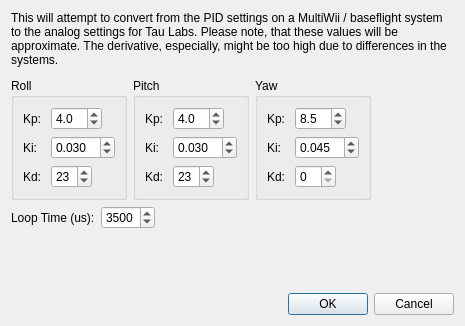
<?xml version="1.0" encoding="UTF-8"?>
<ui version="4.0">
 <class>ConvertMWRate</class>
 <widget class="QDialog" name="ConvertMWRate">
  <property name="geometry">
   <rect>
    <x>0</x>
    <y>0</y>
    <width>465</width>
    <height>326</height>
   </rect>
  </property>
  <property name="windowTitle">
   <string>Convert MW Rate Settings</string>
  </property>
  <layout class="QVBoxLayout" name="verticalLayout">
   <item>
    <widget class="QLabel" name="label_8">
     <property name="text">
      <string>This will attempt to convert from the PID settings on a MultiWii / baseflight system to the analog settings for Tau Labs. Please note, that these values will be approximate. The derivative, especially, might be too high due to differences in the systems.</string>
     </property>
     <property name="wordWrap">
      <bool>true</bool>
     </property>
    </widget>
   </item>
   <item>
    <spacer name="verticalSpacer_2">
     <property name="orientation">
      <enum>Qt::Vertical</enum>
     </property>
     <property name="sizeType">
      <enum>QSizePolicy::Fixed</enum>
     </property>
     <property name="sizeHint" stdset="0">
      <size>
       <width>20</width>
       <height>5</height>
      </size>
     </property>
    </spacer>
   </item>
   <item>
    <layout class="QHBoxLayout" name="horizontalLayout">
     <item>
      <widget class="QGroupBox" name="groupBox">
       <property name="title">
        <string>Roll</string>
       </property>
       <layout class="QFormLayout" name="formLayout_3">
        <property name="fieldGrowthPolicy">
         <enum>QFormLayout::FieldsStayAtSizeHint</enum>
        </property>
        <item row="0" column="0">
         <widget class="QLabel" name="label">
          <property name="text">
           <string>Kp: </string>
          </property>
         </widget>
        </item>
        <item row="0" column="1">
         <widget class="QDoubleSpinBox" name="rollKp">
          <property name="decimals">
           <number>1</number>
          </property>
          <property name="maximum">
           <double>10.000000000000000</double>
          </property>
          <property name="singleStep">
           <double>0.100000000000000</double>
          </property>
          <property name="value">
           <double>4.000000000000000</double>
          </property>
         </widget>
        </item>
        <item row="1" column="1">
         <widget class="QDoubleSpinBox" name="rollKi">
          <property name="decimals">
           <number>3</number>
          </property>
          <property name="maximum">
           <double>10.000000000000000</double>
          </property>
          <property name="singleStep">
           <double>0.010000000000000</double>
          </property>
          <property name="value">
           <double>0.030000000000000</double>
          </property>
         </widget>
        </item>
        <item row="2" column="0">
         <widget class="QLabel" name="label_3">
          <property name="text">
           <string>Kd:</string>
          </property>
         </widget>
        </item>
        <item row="2" column="1">
         <widget class="QDoubleSpinBox" name="rollKd">
          <property name="decimals">
           <number>0</number>
          </property>
          <property name="maximum">
           <double>50.000000000000000</double>
          </property>
          <property name="singleStep">
           <double>0.100000000000000</double>
          </property>
          <property name="value">
           <double>23.000000000000000</double>
          </property>
         </widget>
        </item>
        <item row="1" column="0">
         <widget class="QLabel" name="label_2">
          <property name="text">
           <string>Ki:</string>
          </property>
         </widget>
        </item>
       </layout>
      </widget>
     </item>
     <item>
      <widget class="QGroupBox" name="groupBox_3">
       <property name="title">
        <string>Pitch</string>
       </property>
       <layout class="QFormLayout" name="formLayout_5">
        <property name="fieldGrowthPolicy">
         <enum>QFormLayout::FieldsStayAtSizeHint</enum>
        </property>
        <item row="0" column="1">
         <widget class="QDoubleSpinBox" name="pitchKp">
          <property name="decimals">
           <number>1</number>
          </property>
          <property name="maximum">
           <double>10.000000000000000</double>
          </property>
          <property name="singleStep">
           <double>0.100000000000000</double>
          </property>
          <property name="value">
           <double>4.000000000000000</double>
          </property>
         </widget>
        </item>
        <item row="2" column="0">
         <widget class="QLabel" name="label_11">
          <property name="text">
           <string>Kd:</string>
          </property>
         </widget>
        </item>
        <item row="2" column="1">
         <widget class="QDoubleSpinBox" name="pitchKd">
          <property name="decimals">
           <number>0</number>
          </property>
          <property name="maximum">
           <double>50.000000000000000</double>
          </property>
          <property name="singleStep">
           <double>0.100000000000000</double>
          </property>
          <property name="value">
           <double>23.000000000000000</double>
          </property>
         </widget>
        </item>
        <item row="0" column="0">
         <widget class="QLabel" name="label_9">
          <property name="text">
           <string>Kp: </string>
          </property>
         </widget>
        </item>
        <item row="1" column="0">
         <widget class="QLabel" name="label_10">
          <property name="text">
           <string>Ki:</string>
          </property>
         </widget>
        </item>
        <item row="1" column="1">
         <widget class="QDoubleSpinBox" name="pitchKi">
          <property name="decimals">
           <number>3</number>
          </property>
          <property name="maximum">
           <double>10.000000000000000</double>
          </property>
          <property name="singleStep">
           <double>0.010000000000000</double>
          </property>
          <property name="value">
           <double>0.030000000000000</double>
          </property>
         </widget>
        </item>
       </layout>
      </widget>
     </item>
     <item>
      <widget class="QGroupBox" name="groupBox_2">
       <property name="title">
        <string>Yaw</string>
       </property>
       <layout class="QFormLayout" name="formLayout_4">
        <property name="fieldGrowthPolicy">
         <enum>QFormLayout::FieldsStayAtSizeHint</enum>
        </property>
        <item row="0" column="0">
         <widget class="QLabel" name="label_5">
          <property name="text">
           <string>Kp: </string>
          </property>
         </widget>
        </item>
        <item row="0" column="1">
         <widget class="QDoubleSpinBox" name="yawKp">
          <property name="decimals">
           <number>1</number>
          </property>
          <property name="maximum">
           <double>10.000000000000000</double>
          </property>
          <property name="singleStep">
           <double>0.100000000000000</double>
          </property>
          <property name="value">
           <double>8.500000000000000</double>
          </property>
         </widget>
        </item>
        <item row="1" column="0">
         <widget class="QLabel" name="label_6">
          <property name="text">
           <string>Ki:</string>
          </property>
         </widget>
        </item>
        <item row="1" column="1">
         <widget class="QDoubleSpinBox" name="yawKi">
          <property name="decimals">
           <number>3</number>
          </property>
          <property name="maximum">
           <double>10.000000000000000</double>
          </property>
          <property name="singleStep">
           <double>0.010000000000000</double>
          </property>
          <property name="value">
           <double>0.045000000000000</double>
          </property>
         </widget>
        </item>
        <item row="2" column="0">
         <widget class="QLabel" name="label_7">
          <property name="text">
           <string>Kd:</string>
          </property>
         </widget>
        </item>
        <item row="2" column="1">
         <widget class="QDoubleSpinBox" name="yawKd">
          <property name="decimals">
           <number>0</number>
          </property>
          <property name="maximum">
           <double>50.000000000000000</double>
          </property>
          <property name="singleStep">
           <double>0.100000000000000</double>
          </property>
          <property name="value">
           <double>0.000000000000000</double>
          </property>
         </widget>
        </item>
       </layout>
      </widget>
     </item>
     <item>
      <spacer name="horizontalSpacer">
       <property name="orientation">
        <enum>Qt::Horizontal</enum>
       </property>
       <property name="sizeHint" stdset="0">
        <size>
         <width>40</width>
         <height>20</height>
        </size>
       </property>
      </spacer>
     </item>
    </layout>
   </item>
   <item>
    <layout class="QHBoxLayout" name="horizontalLayout_2">
     <item>
      <widget class="QLabel" name="label_4">
       <property name="text">
        <string>Loop Time (us):</string>
       </property>
      </widget>
     </item>
     <item>
      <widget class="QSpinBox" name="loopTime">
       <property name="maximum">
        <number>5000</number>
       </property>
       <property name="value">
        <number>3500</number>
       </property>
      </widget>
     </item>
     <item>
      <spacer name="horizontalSpacer_2">
       <property name="orientation">
        <enum>Qt::Horizontal</enum>
       </property>
       <property name="sizeHint" stdset="0">
        <size>
         <width>40</width>
         <height>20</height>
        </size>
       </property>
      </spacer>
     </item>
    </layout>
   </item>
   <item>
    <spacer name="verticalSpacer">
     <property name="orientation">
      <enum>Qt::Vertical</enum>
     </property>
     <property name="sizeHint" stdset="0">
      <size>
       <width>20</width>
       <height>40</height>
      </size>
     </property>
    </spacer>
   </item>
   <item>
    <widget class="QDialogButtonBox" name="buttonBox">
     <property name="orientation">
      <enum>Qt::Horizontal</enum>
     </property>
     <property name="standardButtons">
      <set>QDialogButtonBox::Cancel|QDialogButtonBox::Ok</set>
     </property>
    </widget>
   </item>
  </layout>
 </widget>
 <resources/>
 <connections>
  <connection>
   <sender>buttonBox</sender>
   <signal>accepted()</signal>
   <receiver>ConvertMWRate</receiver>
   <slot>accept()</slot>
   <hints>
    <hint type="sourcelabel">
     <x>248</x>
     <y>254</y>
    </hint>
    <hint type="destinationlabel">
     <x>157</x>
     <y>274</y>
    </hint>
   </hints>
  </connection>
  <connection>
   <sender>buttonBox</sender>
   <signal>rejected()</signal>
   <receiver>ConvertMWRate</receiver>
   <slot>reject()</slot>
   <hints>
    <hint type="sourcelabel">
     <x>316</x>
     <y>260</y>
    </hint>
    <hint type="destinationlabel">
     <x>286</x>
     <y>274</y>
    </hint>
   </hints>
  </connection>
 </connections>
</ui>
